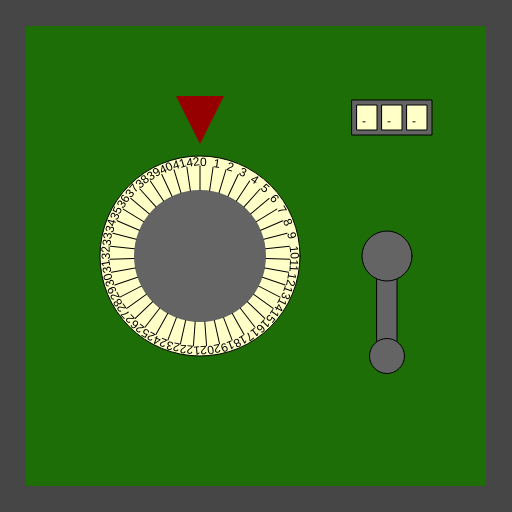
Frame 1 (no input)
Frame 60 (no input): identical to frame 1, image omitted
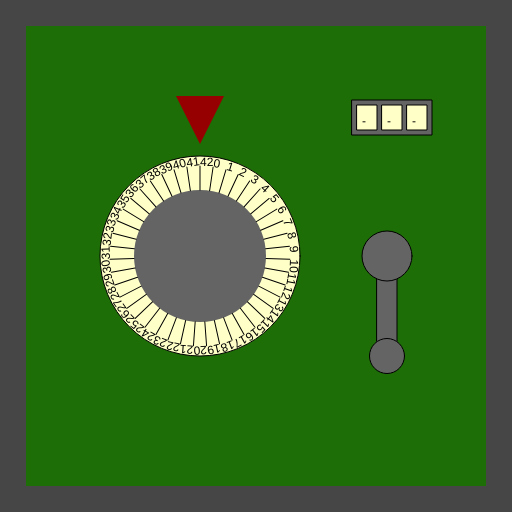
Frame 120 (the mouse pressed at the canvas centre since frame 60)

The p5.js sketch that drew these frames (run headless with seeded random() and noise() and a simulated clock; from frame 60 on, the mouse is pressed at the canvas centre):

// p5.js sketch
// ── sketch.js
/*

Officer: 3494377
CaseNum: 303-1-65150517-3494377

Case 303 - The Case of the Crooked Attorney
Stage 2 - Torvalds' House

This safe is in Torvalds’ home study. Be careful. If you get caught, I don’t know you !

Crack this safe by doing the following:

	When the mouse button is pressed:
	- Decrement Secure_safe_combA by 1

	When the mouse button is released:
	- Increment Secure_safe_combB by 1

	When any key is released:
	- Make Secure_safe_combC equal to the string "EIV"

	When the mouse button is released:
	- Make Secure_safe_combC equal to the string "UYH"



This time you'll need to create the relevant event handlers yourself.

There are many possible ways of investigating this case, but you
should use ONLY the following commands:

	- The assignment operator aka. the equals sign !
	- Incrementing +=
	- Decrementing -=

*/

//declare the variables

var Secure_safe_combA;
var Secure_safe_combB;
var Secure_safe_combC;


function preload()
{
	//IMAGES WILL BE LOADED HERE

}

function setup()
{
	createCanvas(512,512);

	//initialise the variables
	Secure_safe_combA = 0;
	Secure_safe_combB = 0;
	Secure_safe_combC = "";

}

///////////////////EVENT HANDLERS///////////////////

//Create event handlers here to open the safe ...

function mousePressed()
{
    //Decrement Secure_safe_combA by 1
    Secure_safe_combA -= 1
}

function mouseReleased()
{
//    Increment Secure_safe_combB by 1
//    Make Secure_safe_combC equal to the string "UYH"
    Secure_safe_combB += 1
    Secure_safe_combC = "UYH"
    
}

function keyReleased()
{
//    Make Secure_safe_combC equal to the string "EIV"
    Secure_safe_combC = "EIV"
}

///////////////DO NOT CHANGE CODE BELOW THIS POINT///////////////////

function draw()
{

	//Draw the safe door
	background(70);
	noStroke();
	fill(29,110,6);
	rect(26,26,width-52,width-52);

	//Draw the combination dial
	push();
	translate(200,height/2);
	drawDial(200, Secure_safe_combA, 43);
	pop();

	//Draw the lever
	push();
	translate(width - 125,256);
	drawLever(Secure_safe_combB);
	pop();

	//Draw the spinner
	push();
	translate(width - 120,100);
	drawSpinner(3, Secure_safe_combC);
	pop();

}

function drawDial(diameter,num,maxNum)
{
	//the combination lock

	var r = diameter * 0.5;
	var p = r * 0.6;

	stroke(0);
	fill(255,255,200);
	ellipse(0,0,diameter,diameter);
	fill(100);
	noStroke();
	ellipse(0,0,diameter*0.66,diameter*0.66);
	fill(150,0,0);
	triangle(
		-p * 0.4,-r-p,
		p * 0.4,-r-p,
		0,-r-p/5
	);

	noStroke();

	push();
	var inc = 360/maxNum;

	rotate(radians(-num * inc));
	for(var i = 0; i < maxNum; i++)
	{
		push();
		rotate(radians(i * inc));
		stroke(0);
		line(0,-r*0.66,0,-(r-10));
		noStroke();
		fill(0);
		text(i,0,-(r-10));
		pop();
	}

	pop();
}

function drawLever(rot)
{
	push();
	rotate(radians(-rot))
	stroke(0);
	fill(100);
	rect(-10,0,20,100);
	ellipse(0,0,50,50);
	ellipse(0,100,35,35);
	pop();
}

function drawSpinner(numSpinners, val)
{
	var sw = 20;
	var ow = (sw + 5) * numSpinners + 5;
	stroke(0);
	fill(100);
	rect(-ow/2,0,ow,35);
	if(typeof(val) == "number")
	{
		val = floor(val).toString(); //convert to string
	}


	for(var d = numSpinners - val.length; d > 0; d--)
	{
		val = "-" + val;
	}

	for(var i = 0; i < numSpinners; i++)
	{
		stroke(0);
		fill(255,255,200);
		rect(-ow/2 + i * (sw + 5) + 5,5,20,25);
		fill(0);
		noStroke();
		text(val[i],-ow/2 + sw/2 + i * (sw +5),25);
	}

}
